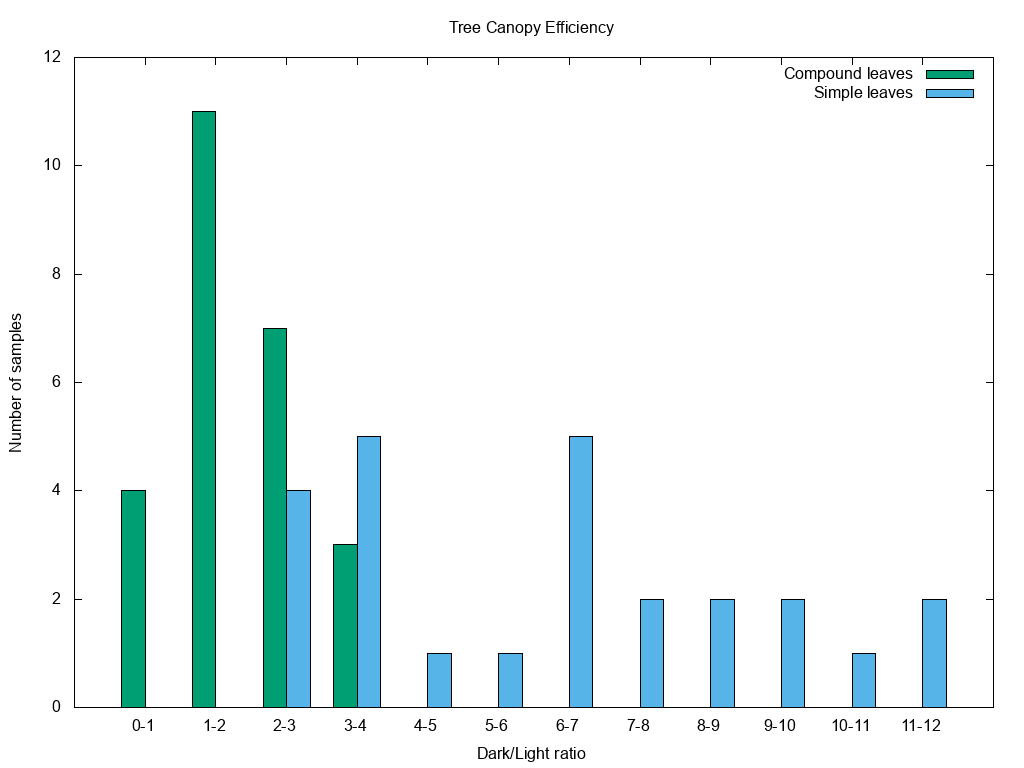
#> input picture LS1202/tree_canopy_efficiency.png, 1024 x 768 px
$ python dark_light_ratio.py tree_canopy_efficiency.png 5   (Python 2 division)
#> lines starting #> are read from the running program, lines starting #| are printed output that depends on the picture; long printed decimals are rounded
#!/usr/bin/env python2
# -*- coding: utf-8 -*-

# Calculates the ratio of the number of dark and light pixels in a specified image.
# The image is converted to black and white, based on a given threshold.

# Usage:
#   ./dark_light_ratio.py image_name [threshold]
#
# image_name    filename of image (must be in the same directory)
# threshold     percentage of grey below which pixels are converted to black

from PIL import Image
import sys

f = sys.argv[1]
t = 50
if len(sys.argv) > 2:
    t = int(sys.argv[2])

flatten = lambda n: 255 if n > (t * 255)/ 100 else 0

img = Image.open(f).convert('L').point(flatten,  mode='1')
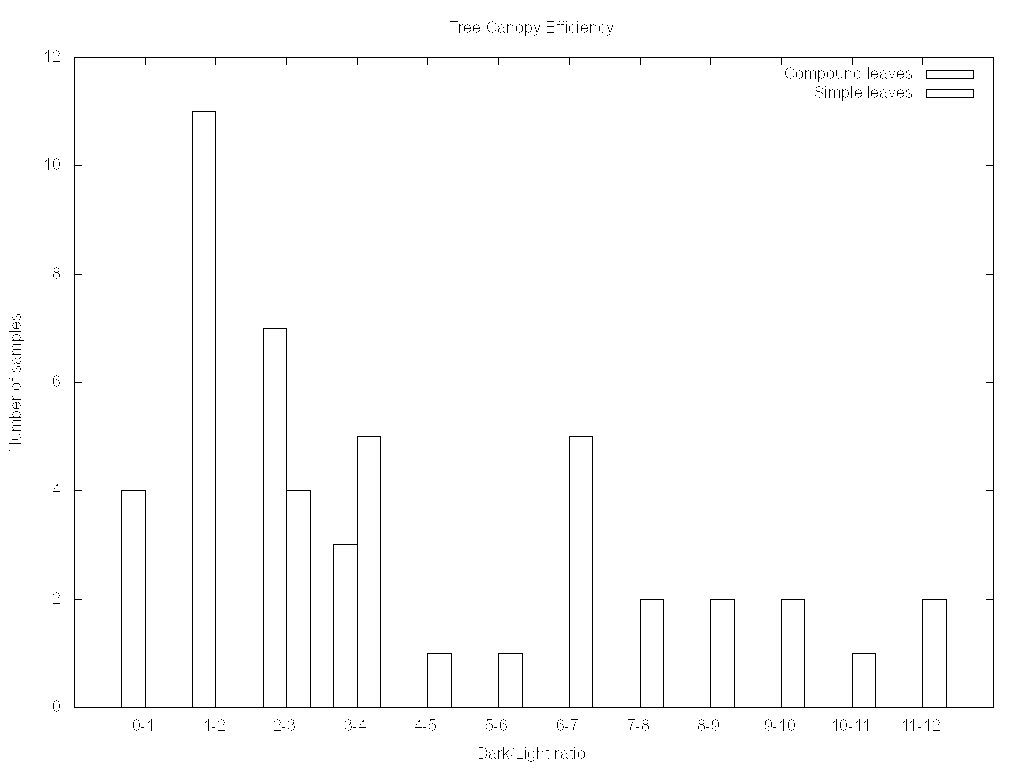
#> img: PIL image 1024x768 1; 98.7% white; black in thin lines or dots
img.save('bw_' + str(t) + '_' + f)

dark, light = 0, 0
for i in img.getdata():
    if i == 255:
        light += 1
    else:
        dark += 1
#> after the loop, dark = 10415; light = 776017

print '%16d %16d %16f' % (dark, light, float(dark) / light)
#|            10415           776017         0.01342
